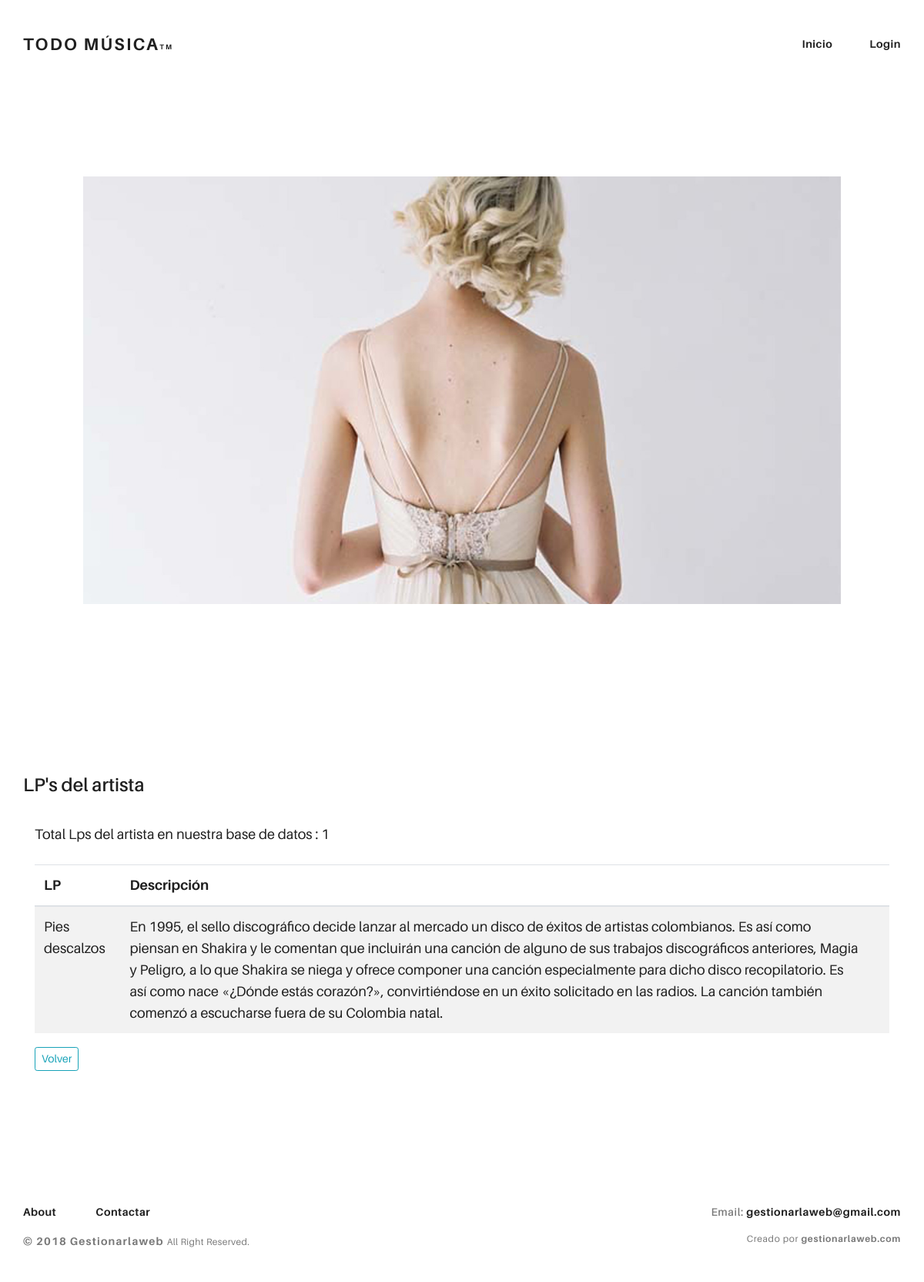
Screenshot of /index.php/cont_Lps/lps_artista/1 with the database file from the repository.
### tables this page shows
CREATE TABLE `lp` (
  `id` int(11) NOT NULL,
  `id_artista` int(10) NOT NULL,
  `nombre` varchar(100) NOT NULL,
  `descripcion` text NOT NULL
);

### application/controllers/cont_Lps.php (called while the page is built, shortened)
<?php
class cont_Lps extends CI_Controller {
		public function lps_artista($id){
			$this->load->model("m_LPS", "lps");
			$lp = $this->lps->recuperar_lps_artista($id);
	       	$html = $this->load->view("lps/vista_lps_artista", array("lps_artista"=>$lp), true);
	      	$this->load->view('landingpage', array("contenido"=>$html)  );
		}
	}
?>

### index.php (called while the page is built, shortened)
<?php
require_once BASEPATH.'core/CodeIgniter.php';

### application/models/m_LPS.php (called while the page is built, shortened)
<?php
	class m_LPS extends CI_Model{
		function recuperar_lps_artista($id){
			$tmp = $this->db
			->select("id, id_artista, nombre, descripcion")
			->WHERE ('id_artista',$id)
			->get("lp");
		return $tmp->result_array();
		}
	}
?>

### application/views/lps/vista_lps_artista.php (the view, shortened to what this page needs)
<section class="ae-container-fluid ae-container-fluid--inner rk-blog">
        <div class="rk-blog__items">
          <div class="rk-blog__item">
            <div class="post-img post-9 rk-landscape-alt rk-tosquare">
            </div>
          </div>
        </div>
</section>
<div class="container">
   <div class="row">
     <h4>LP's del artista</h4>
        <div class="col-md-12">
          <?php $contador = 0; ?>
            <table class="table table-striped">
                <thead>
                  <tr>
                    <th>LP</th>
                    <th>Descripción</th>
                    <th></th>
                  </tr>
                </thead>
                <?php
                    foreach ($lps_artista as $bucle) {
                      $contador ++;
                echo '
                       <tbody>
                          <tr>
                            <td>'.$bucle["nombre"].'</td>
                            <td>'.$bucle["descripcion"].'</td>
                           <td></td>
                          </tr>
                        </tbody>
                      ';
                     }echo '<p>Total Lps del artista en nuestra base de datos : '.$contador.'</p>';
                ?>
             </table>
             <a href="<?php echo base_url("/index.php/cont_Artistas/artistas");?>"
              <button type="submit" class="btn btn-outline-info btn-sm ">Volver</button>
             </a>
        </div>
    </div>
</div>

### CDN/assets/css/urku.css (style rules this page uses)
body { margin: 0; }
.post-img { background-position: center center; background-repeat: no-repeat; background-size: cover; display: block; position: relative; }
.post-img:before { content: ""; display: block; padding-top: 100%; }
@media (min-width: 40em) { .rk-landscape-alt:before { padding-top: 56.45161%; } }
.rk-blog { padding-top: .25rem; }
.rk-blog__items { margin-bottom: 2.7rem; }
@media (min-width: 40em) { .rk-blog__items { -webkit-column-count: 1; -moz-column-count: 1; column-count: 1; -webkit-column-gap: .5rem; -moz-column-gap: .5rem; column-gap: .5rem; } }
.rk-blog__item { display: inline-block; margin: 0 0 10.6rem; width: 100%; }
.post-9 { background-image: url("../img/post-9.jpg"); }

### rows the page displays
lp: nombre "Pies descalzos", descripcion "En 1995, el sello discográfico decide lanzar al mercado un disco de éxitos de artistas colombianos. Es así como piensan en Shakira y le comentan que incluirán una canción de alguno de sus trabajos discográficos anteriores, Magia y Peligro, a lo que Shakira se niega y ofrece componer una canción especialmente para dicho disco recopilatorio. Es así como nace «¿Dónde estás corazón?», convirtiéndose en un éxito solicitado en las radios. La canción también comenzó a escucharse fuera de su Colombia natal."

### other values shown
$contador "1"
mailto ( ' gestionarlaweb@gmail.com ' ,  'Contactar' ) "Contactar"
